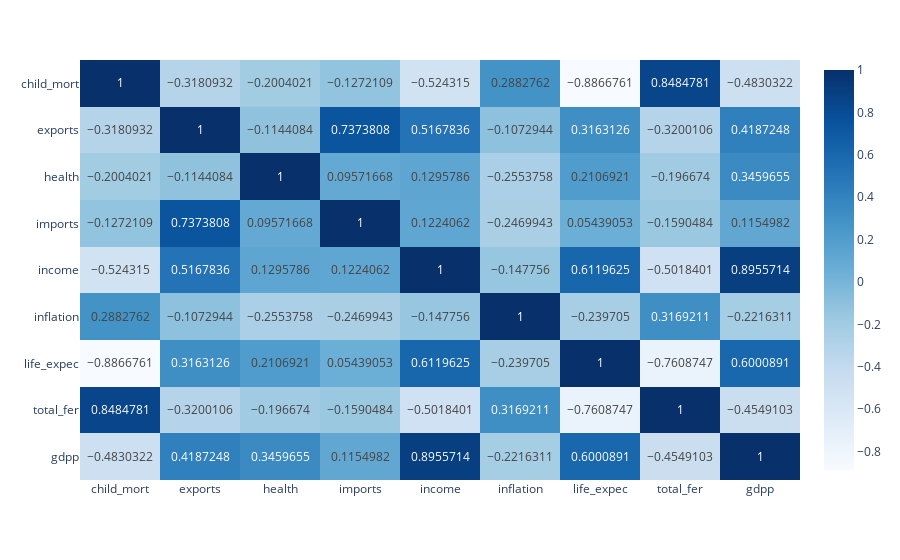

The notebook cell saved with this chart:
### Code cell
import plotly.express as px

df1 = dataset.drop('country', axis=1)

z = df1.corr()
fig = px.imshow(z, text_auto=True, aspect="auto",color_continuous_scale='Blues')
fig.show()

### Figure 1 — Plotly figure (JSON) as saved in the notebook; plotly's stock layout.template omitted (floating-point values rounded to 4 significant figures)
{"data": [{"coloraxis": "coloraxis", "hovertemplate": "x: %{x}<br>y: %{y}<br>color: %{z}<extra></extra>", "name": "0", "texttemplate": "%{z}", "type": "heatmap", "x": ["child_mort", "exports", "health", "imports", "income", "inflation", "life_expec", "total_fer", "gdpp"], "xaxis": "x", "y": ["child_mort", "exports", "health", "imports", "income", "inflation", "life_expec", "total_fer", "gdpp"], "yaxis": "y", "z": [[1, -0.3181, -0.2004, -0.1272, -0.5243, 0.2883, -0.8867, 0.8485, -0.483], [-0.3181, 1, -0.1144, 0.7374, 0.5168, -0.1073, 0.3163, -0.32, 0.4187], [-0.2004, -0.1144, 1, 0.09572, 0.1296, -0.2554, 0.2107, -0.1967, 0.346], [-0.1272, 0.7374, 0.09572, 1, 0.1224, -0.247, 0.05439, -0.159, 0.1155], [-0.5243, 0.5168, 0.1296, 0.1224, 1, -0.1478, 0.612, -0.5018, 0.8956], [0.2883, -0.1073, -0.2554, -0.247, -0.1478, 1, -0.2397, 0.3169, -0.2216], [-0.8867, 0.3163, 0.2107, 0.05439, 0.612, -0.2397, 1, -0.7609, 0.6001], [0.8485, -0.32, -0.1967, -0.159, -0.5018, 0.3169, -0.7609, 1, -0.4549], [-0.483, 0.4187, 0.346, 0.1155, 0.8956, -0.2216, 0.6001, -0.4549, 1]]}], "layout": {"coloraxis": {"colorscale": [[0, "rgb(247,251,255)"], [0.125, "rgb(222,235,247)"], [0.25, "rgb(198,219,239)"], [0.375, "rgb(158,202,225)"], [0.5, "rgb(107,174,214)"], [0.625, "rgb(66,146,198)"], [0.75, "rgb(33,113,181)"], [0.875, "rgb(8,81,156)"], [1, "rgb(8,48,107)"]]}, "margin": {"t": 60}, "xaxis": {"anchor": "y", "domain": [0, 1]}, "yaxis": {"anchor": "x", "autorange": "reversed", "domain": [0, 1]}}}
